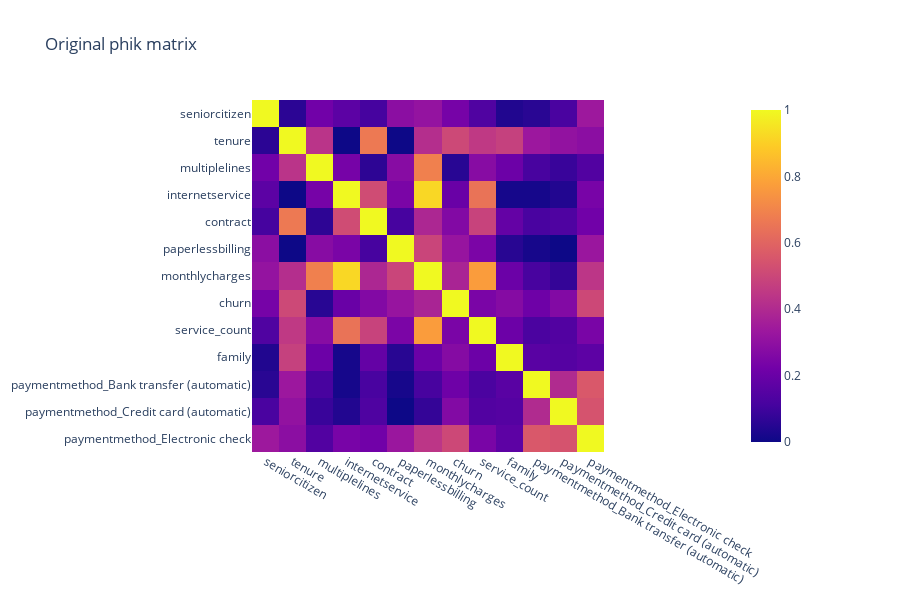

This figure's notebook cell:
### Code cell
fig = px.imshow(original_phik, height=600,
                title="Original phik matrix")
fig.show()

### Figure 1 — Plotly figure (JSON) as saved in the notebook; plotly's stock layout.template omitted (floating-point values rounded to 4 significant figures; data arrays with more than 128 entries replaced by an {"elided": "..."} marker saying what was removed)
{"data": [{"coloraxis": "coloraxis", "hovertemplate": "x: %{x}<br>y: %{y}<br>color: %{z}<extra></extra>", "name": "0", "type": "heatmap", "x": ["seniorcitizen", "tenure", "multiplelines", "internetservice", "contract", "paperlessbilling", "monthlycharges", "churn", "service_count", "family", "paymentmethod_Bank transfer (automatic)", "paymentmethod_Credit card (automatic)", "paymentmethod_Electronic check"], "xaxis": "x", "y": ["seniorcitizen", "tenure", "multiplelines", "internetservice", "contract", "paperlessbilling", "monthlycharges", "churn", "service_count", "family", "paymentmethod_Bank transfer (automatic)", "paymentmethod_Credit card (automatic)", "paymentmethod_Electronic check"], "yaxis": "y", "z": {"elided": "13x13 float values"}}], "layout": {"coloraxis": {"colorscale": [[0, "#0d0887"], [0.1111, "#46039f"], [0.2222, "#7201a8"], [0.3333, "#9c179e"], [0.4444, "#bd3786"], [0.5556, "#d8576b"], [0.6667, "#ed7953"], [0.7778, "#fb9f3a"], [0.8889, "#fdca26"], [1, "#f0f921"]]}, "height": 600, "title": {"text": "Original phik matrix"}, "xaxis": {"anchor": "y", "constrain": "domain", "domain": [0, 1], "scaleanchor": "y"}, "yaxis": {"anchor": "x", "autorange": "reversed", "constrain": "domain", "domain": [0, 1]}}}
